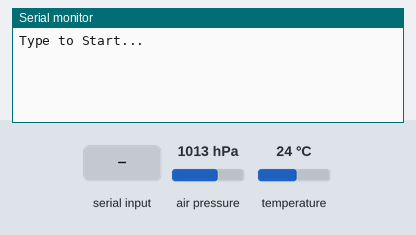
This sketch was run on a simulated Arduino Uno, built with avr-gcc and run on an emulated ATmega328P. Shown: the last lines printed to the serial monitor. Inputs (shaded band) come from the test bench; at power-on: air pressure 1013 hPa, temperature 24 °C.

Above: at 0.8 s.
0.9 s: "1" received over Serial
At 2.3 s:
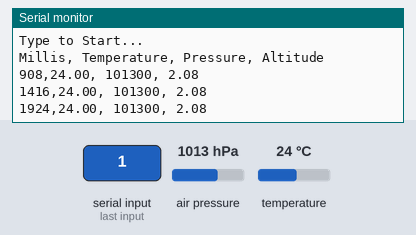
2.7 s: air pressure set to 952 hPa
At 3.4 s:
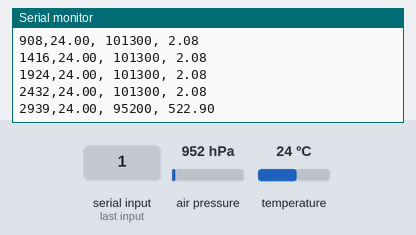
4.2 s: temperature set to 12 °C
At 4.9 s:
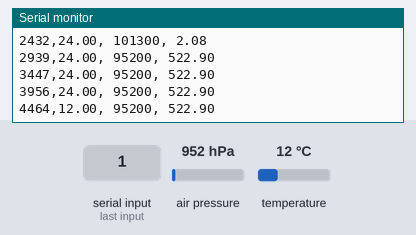
5.7 s: air pressure set to 975 hPa
At 6.4 s:
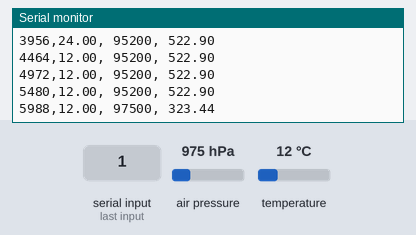
Timing chart, 0 to 8.7 s (numbered marks = the images above; inputs shaded):
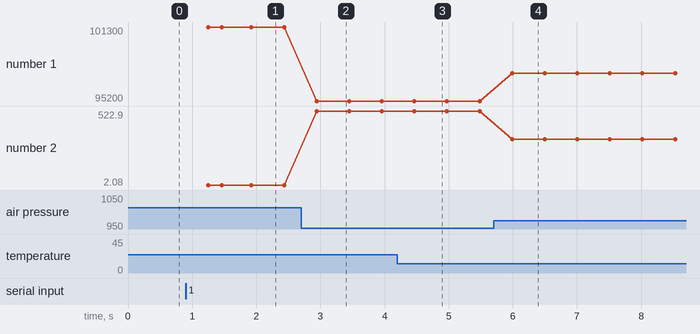

The sketch:

BMP085.ino
```cpp
// BMP085 Pressure sensor - !!NOTE!! 3.3 V sensor, account for that in hardware

#include <Wire.h>                        // I2C Library
#include <Adafruit_BMP085.h>             // BMP085 Library from Adafruit

Adafruit_BMP085 bmp;                    // Create BMP Class

void setup() {
  Serial.begin(1200);                    // Begin serial communication
  Serial.println("Type to Start...");    // Wait for serial communication
  while(!Serial.available());
  Serial.println("Millis, Temperature, Pressure, Altitude");
  bmp.begin();                           // Initialize BMP085
}

void loop() {
    Serial.print(millis());              // Print millis for logging purposes
    Serial.print(",");

    Serial.print(bmp.readTemperature());  // Print Temperature
    Serial.print(", ");

    Serial.print(bmp.readPressure());     // Print pressure
    Serial.print(", ");

    Serial.println(bmp.readAltitude(101325));  // Print altitude - Unverified Accuracy

    delay(500);                           // Pause
}
```

Measured:
- after the input at 0.9 s, the serial monitor: prints a new line at once (image 1)
- after the input at 2.7 s, the serial monitor: prints a new line after 0.24 s (image 2)
- after the input at 4.2 s, the serial monitor: prints a new line after 0.27 s (image 3)
- after the input at 5.7 s, the serial monitor: prints a new line after 0.29 s (image 4)
- plotted number 1: 101300 → 95200 after the input at 2.7 s, 95200 → 97500 after the input at 5.7 s
- plotted number 2: 2.08 → 522.9 after the input at 2.7 s, 522.9 → 323.44 after the input at 5.7 s
